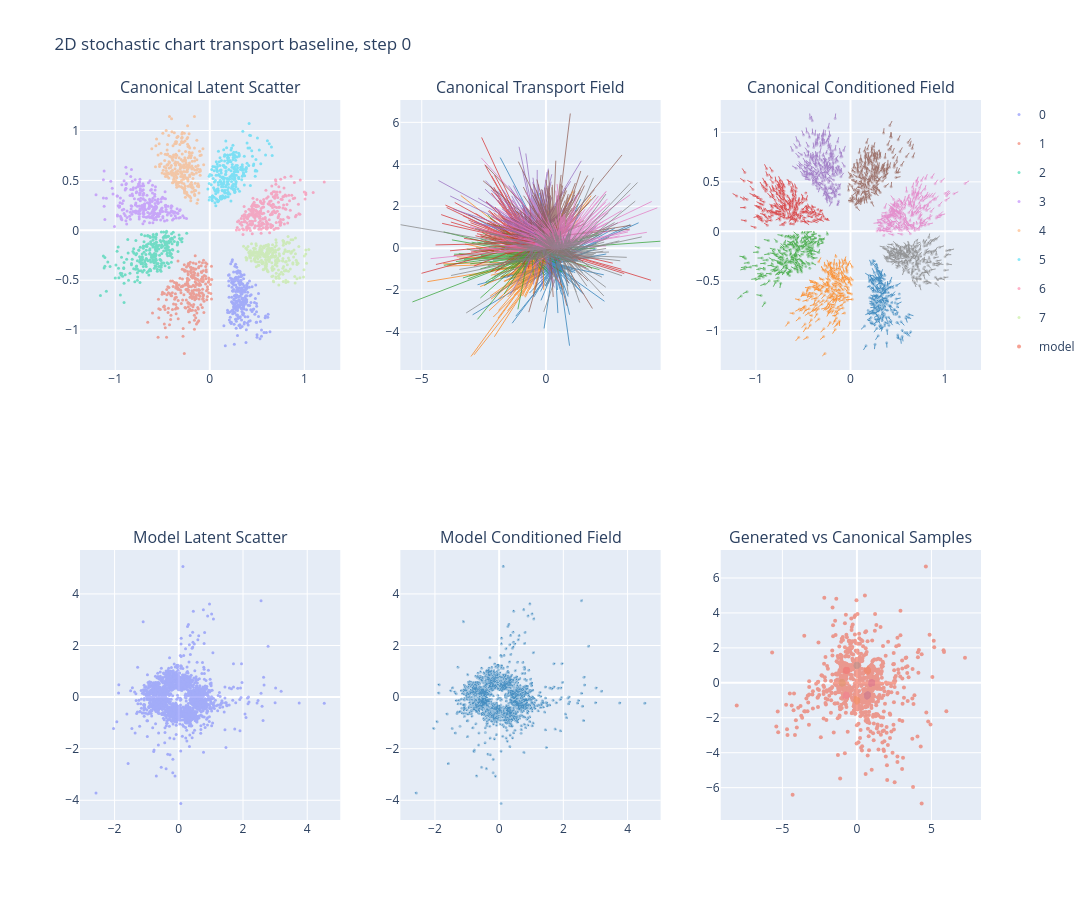

The cell this chart's notebook holds for it:
### Markdown cell above
### Integrated training monitor

### Code cell
PLOT_COLORS = [
    "#1f77b4",
    "#ff7f0e",
    "#2ca02c",
    "#d62728",
    "#9467bd",
    "#8c564b",
    "#e377c2",
    "#7f7f7f",
]


def _cpu_float(tensor: torch.Tensor) -> torch.Tensor:
    return tensor.detach().to(dtype=torch.float32).cpu()


def _make_segment_trace(
    *,
    base: torch.Tensor,
    field: torch.Tensor,
    color: str,
    name: str,
    showlegend: bool,
) -> go.Scatter:
    base = _cpu_float(base)
    field = _cpu_float(field)
    nan_padding = torch.full((base.shape[0], 1, 2), float("nan"))
    points = torch.cat(
        [base[:, None, :], (base + field)[:, None, :], nan_padding],
        dim=1,
    ).reshape(-1, 2)
    return go.Scatter(
        x=points[:, 0].numpy(),
        y=points[:, 1].numpy(),
        mode="lines",
        line=dict(color=color, width=1),
        opacity=0.7,
        name=name,
        legendgroup=name,
        showlegend=showlegend,
        hoverinfo="skip",
    )


def _add_scatter_panel(fig, *, data_dict, row: int, col: int, title: str):
    panel = scatterplot({k: _cpu_float(v) for k, v in data_dict.items()}, title=title)
    for trace in panel.data:
        trace.showlegend = row == 1 and col == 1
        fig.add_trace(trace, row=row, col=col)


def _add_field_panel(fig, *, base_dict, field_dict, row: int, col: int):
    for idx, (key, base) in enumerate(base_dict.items()):
        color = PLOT_COLORS[idx % len(PLOT_COLORS)]
        fig.add_trace(
            go.Scatter(
                x=_cpu_float(base)[:, 0].numpy(),
                y=_cpu_float(base)[:, 1].numpy(),
                mode="markers",
                marker=dict(size=3, color=color),
                opacity=0.35,
                name=key,
                legendgroup=key,
                showlegend=False,
                hoverinfo="skip",
            ),
            row=row,
            col=col,
        )
        fig.add_trace(
            _make_segment_trace(
                base=base,
                field=field_dict[key],
                color=color,
                name=key,
                showlegend=False,
            ),
            row=row,
            col=col,
        )


def monitor(state, *, step: int) -> go.Figure:
    with torch.cuda.device(device), torch.no_grad(), torch.autocast(
        device_type="cuda",
        dtype=torch.bfloat16,
    ):
        canonical_samples = {
            str(mode_id): state.config.data.sample_class(
                mode_id=mode_id,
                batch_size=visualize_batch_size_per_mode,
            )
            for mode_id in range(num_modes)
        }
        canonical_prior = state.prior_config.sample(
            batch_size=generated_sample_batch_size
        ).to(device)
        canonical_fiber = torch.randn_like(canonical_prior)

        model_sample, _ = state.decode(canonical_prior)
        model_latent = state.encode(data=model_sample, fiber=canonical_fiber)
        scatter_data_latent = {
            key: state.encode(data=value, fiber=torch.randn_like(value))
            for key, value in canonical_samples.items()
        }
        scatter_model_latent = {"model": model_latent}

        data_transport_field = {
            key: state.config.transport._estimate_transport_field(
                state,
                data_latent=value,
                model_latent=value,
            ).chunk(2, dim=0)[0]
            for key, value in scatter_data_latent.items()
        }
        model_transport_field = {
            "model": state.config.transport._estimate_transport_field(
                state,
                data_latent=model_latent,
                model_latent=model_latent,
            ).chunk(2, dim=0)[1]
        }
        conditioned_data_transport_field = {
            key: state.config.transport._scale_clip_transport_field(value)
            for key, value in data_transport_field.items()
        }
        conditioned_model_transport_field = {
            "model": state.config.transport._scale_clip_transport_field(
                model_transport_field["model"]
            )
        }

        projected_canonical_samples = {
            key: state.config.data.project(value)
            for key, value in canonical_samples.items()
        }
        projected_model_sample = state.config.data.project(model_sample)

    combo = make_subplots(
        rows=2,
        cols=3,
        subplot_titles=(
            "Canonical Latent Scatter",
            "Canonical Transport Field",
            "Canonical Conditioned Field",
            "Model Latent Scatter",
            "Model Conditioned Field",
            "Generated vs Canonical Samples",
        ),
    )

    _add_scatter_panel(fig=combo, data_dict=scatter_data_latent, row=1, col=1, title="")
    _add_field_panel(fig=combo, base_dict=scatter_data_latent, field_dict=data_transport_field, row=1, col=2)
    _add_field_panel(
        fig=combo,
        base_dict=scatter_data_latent,
        field_dict=conditioned_data_transport_field,
        row=1,
        col=3,
    )
    _add_scatter_panel(fig=combo, data_dict=scatter_model_latent, row=2, col=1, title="")
    _add_field_panel(
        fig=combo,
        base_dict=scatter_model_latent,
        field_dict=conditioned_model_transport_field,
        row=2,
        col=2,
    )

    sample_panel = scatterplot(
        {
            **{key: _cpu_float(value) for key, value in projected_canonical_samples.items()},
            "model": _cpu_float(projected_model_sample),
        }
    )
    for trace in sample_panel.data:
        if trace.name == "model":
            trace.marker.size = 4
            trace.opacity = 0.55
        else:
            trace.marker.size = 3
            trace.opacity = 0.35
        trace.showlegend = trace.name == "model"
        fig_name = trace.name
        trace.legendgroup = fig_name
        combo.add_trace(trace, row=2, col=3)

    combo.update_layout(
        height=900,
        width=1400,
        title=f"2D stochastic chart transport baseline, step {step}",
    )
    return combo


initial_fig = monitor(state, step=0)
display(initial_fig)
save_go(initial_fig, monitor_dir, "00000_pretrain")

### Figure 1 — Plotly figure (JSON) as saved in the notebook; plotly's stock layout.template omitted (floating-point values rounded to 4 significant figures; data arrays with more than 128 entries replaced by an {"elided": "..."} marker saying what was removed)
{"data": [{"marker": {"size": 3}, "mode": "markers", "name": "0", "opacity": 0.5, "showlegend": true, "type": "scatter", "x": {"elided": "256 float values"}, "xaxis": "x", "y": {"elided": "256 float values"}, "yaxis": "y"}, {"marker": {"size": 3}, "mode": "markers", "name": "1", "opacity": 0.5, "showlegend": true, "type": "scatter", "x": {"elided": "256 float values"}, "xaxis": "x", "y": {"elided": "256 float values"}, "yaxis": "y"}, {"marker": {"size": 3}, "mode": "markers", "name": "2", "opacity": 0.5, "showlegend": true, "type": "scatter", "x": {"elided": "256 float values"}, "xaxis": "x", "y": {"elided": "256 float values"}, "yaxis": "y"}, {"marker": {"size": 3}, "mode": "markers", "name": "3", "opacity": 0.5, "showlegend": true, "type": "scatter", "x": {"elided": "256 float values"}, "xaxis": "x", "y": {"elided": "256 float values"}, "yaxis": "y"}, {"marker": {"size": 3}, "mode": "markers", "name": "4", "opacity": 0.5, "showlegend": true, "type": "scatter", "x": {"elided": "256 float values"}, "xaxis": "x", "y": {"elided": "256 float values"}, "yaxis": "y"}, {"marker": {"size": 3}, "mode": "markers", "name": "5", "opacity": 0.5, "showlegend": true, "type": "scatter", "x": {"elided": "256 float values"}, "xaxis": "x", "y": {"elided": "256 float values"}, "yaxis": "y"}, {"marker": {"size": 3}, "mode": "markers", "name": "6", "opacity": 0.5, "showlegend": true, "type": "scatter", "x": {"elided": "256 float values"}, "xaxis": "x", "y": {"elided": "256 float values"}, "yaxis": "y"}, {"marker": {"size": 3}, "mode": "markers", "name": "7", "opacity": 0.5, "showlegend": true, "type": "scatter", "x": {"elided": "256 float values"}, "xaxis": "x", "y": {"elided": "256 float values"}, "yaxis": "y"}, {"hoverinfo": "skip", "legendgroup": "0", "marker": {"color": "#1f77b4", "size": 3}, "mode": "markers", "name": "0", "opacity": 0.35, "showlegend": false, "type": "scatter", "x": {"elided": "256 float values"}, "xaxis": "x2", "y": {"elided": "256 float values"}, "yaxis": "y2"}, {"hoverinfo": "skip", "legendgroup": "0", "line": {"color": "#1f77b4", "width": 1}, "mode": "lines", "name": "0", "opacity": 0.7, "showlegend": false, "type": "scatter", "x": {"elided": "768 float values"}, "xaxis": "x2", "y": {"elided": "768 float values"}, "yaxis": "y2"}, {"hoverinfo": "skip", "legendgroup": "1", "marker": {"color": "#ff7f0e", "size": 3}, "mode": "markers", "name": "1", "opacity": 0.35, "showlegend": false, "type": "scatter", "x": {"elided": "256 float values"}, "xaxis": "x2", "y": {"elided": "256 float values"}, "yaxis": "y2"}, {"hoverinfo": "skip", "legendgroup": "1", "line": {"color": "#ff7f0e", "width": 1}, "mode": "lines", "name": "1", "opacity": 0.7, "showlegend": false, "type": "scatter", "x": {"elided": "768 float values"}, "xaxis": "x2", "y": {"elided": "768 float values"}, "yaxis": "y2"}, {"hoverinfo": "skip", "legendgroup": "2", "marker": {"color": "#2ca02c", "size": 3}, "mode": "markers", "name": "2", "opacity": 0.35, "showlegend": false, "type": "scatter", "x": {"elided": "256 float values"}, "xaxis": "x2", "y": {"elided": "256 float values"}, "yaxis": "y2"}, {"hoverinfo": "skip", "legendgroup": "2", "line": {"color": "#2ca02c", "width": 1}, "mode": "lines", "name": "2", "opacity": 0.7, "showlegend": false, "type": "scatter", "x": {"elided": "768 float values"}, "xaxis": "x2", "y": {"elided": "768 float values"}, "yaxis": "y2"}, {"hoverinfo": "skip", "legendgroup": "3", "marker": {"color": "#d62728", "size": 3}, "mode": "markers", "name": "3", "opacity": 0.35, "showlegend": false, "type": "scatter", "x": {"elided": "256 float values"}, "xaxis": "x2", "y": {"elided": "256 float values"}, "yaxis": "y2"}, {"hoverinfo": "skip", "legendgroup": "3", "line": {"color": "#d62728", "width": 1}, "mode": "lines", "name": "3", "opacity": 0.7, "showlegend": false, "type": "scatter", "x": {"elided": "768 float values"}, "xaxis": "x2", "y": {"elided": "768 float values"}, "yaxis": "y2"}, {"hoverinfo": "skip", "legendgroup": "4", "marker": {"color": "#9467bd", "size": 3}, "mode": "markers", "name": "4", "opacity": 0.35, "showlegend": false, "type": "scatter", "x": {"elided": "256 float values"}, "xaxis": "x2", "y": {"elided": "256 float values"}, "yaxis": "y2"}, {"hoverinfo": "skip", "legendgroup": "4", "line": {"color": "#9467bd", "width": 1}, "mode": "lines", "name": "4", "opacity": 0.7, "showlegend": false, "type": "scatter", "x": {"elided": "768 float values"}, "xaxis": "x2", "y": {"elided": "768 float values"}, "yaxis": "y2"}, {"hoverinfo": "skip", "legendgroup": "5", "marker": {"color": "#8c564b", "size": 3}, "mode": "markers", "name": "5", "opacity": 0.35, "showlegend": false, "type": "scatter", "x": {"elided": "256 float values"}, "xaxis": "x2", "y": {"elided": "256 float values"}, "yaxis": "y2"}, {"hoverinfo": "skip", "legendgroup": "5", "line": {"color": "#8c564b", "width": 1}, "mode": "lines", "name": "5", "opacity": 0.7, "showlegend": false, "type": "scatter", "x": {"elided": "768 float values"}, "xaxis": "x2", "y": {"elided": "768 float values"}, "yaxis": "y2"}, {"hoverinfo": "skip", "legendgroup": "6", "marker": {"color": "#e377c2", "size": 3}, "mode": "markers", "name": "6", "opacity": 0.35, "showlegend": false, "type": "scatter", "x": {"elided": "256 float values"}, "xaxis": "x2", "y": {"elided": "256 float values"}, "yaxis": "y2"}, {"hoverinfo": "skip", "legendgroup": "6", "line": {"color": "#e377c2", "width": 1}, "mode": "lines", "name": "6", "opacity": 0.7, "showlegend": false, "type": "scatter", "x": {"elided": "768 float values"}, "xaxis": "x2", "y": {"elided": "768 float values"}, "yaxis": "y2"}, {"hoverinfo": "skip", "legendgroup": "7", "marker": {"color": "#7f7f7f", "size": 3}, "mode": "markers", "name": "7", "opacity": 0.35, "showlegend": false, "type": "scatter", "x": {"elided": "256 float values"}, "xaxis": "x2", "y": {"elided": "256 float values"}, "yaxis": "y2"}, {"hoverinfo": "skip", "legendgroup": "7", "line": {"color": "#7f7f7f", "width": 1}, "mode": "lines", "name": "7", "opacity": 0.7, "showlegend": false, "type": "scatter", "x": {"elided": "768 float values"}, "xaxis": "x2", "y": {"elided": "768 float values"}, "yaxis": "y2"}, {"hoverinfo": "skip", "legendgroup": "0", "marker": {"color": "#1f77b4", "size": 3}, "mode": "markers", "name": "0", "opacity": 0.35, "showlegend": false, "type": "scatter", "x": {"elided": "256 float values"}, "xaxis": "x3", "y": {"elided": "256 float values"}, "yaxis": "y3"}, {"hoverinfo": "skip", "legendgroup": "0", "line": {"color": "#1f77b4", "width": 1}, "mode": "lines", "name": "0", "opacity": 0.7, "showlegend": false, "type": "scatter", "x": {"elided": "768 float values"}, "xaxis": "x3", "y": {"elided": "768 float values"}, "yaxis": "y3"}, {"hoverinfo": "skip", "legendgroup": "1", "marker": {"color": "#ff7f0e", "size": 3}, "mode": "markers", "name": "1", "opacity": 0.35, "showlegend": false, "type": "scatter", "x": {"elided": "256 float values"}, "xaxis": "x3", "y": {"elided": "256 float values"}, "yaxis": "y3"}, {"hoverinfo": "skip", "legendgroup": "1", "line": {"color": "#ff7f0e", "width": 1}, "mode": "lines", "name": "1", "opacity": 0.7, "showlegend": false, "type": "scatter", "x": {"elided": "768 float values"}, "xaxis": "x3", "y": {"elided": "768 float values"}, "yaxis": "y3"}, {"hoverinfo": "skip", "legendgroup": "2", "marker": {"color": "#2ca02c", "size": 3}, "mode": "markers", "name": "2", "opacity": 0.35, "showlegend": false, "type": "scatter", "x": {"elided": "256 float values"}, "xaxis": "x3", "y": {"elided": "256 float values"}, "yaxis": "y3"}, {"hoverinfo": "skip", "legendgroup": "2", "line": {"color": "#2ca02c", "width": 1}, "mode": "lines", "name": "2", "opacity": 0.7, "showlegend": false, "type": "scatter", "x": {"elided": "768 float values"}, "xaxis": "x3", "y": {"elided": "768 float values"}, "yaxis": "y3"}, {"hoverinfo": "skip", "legendgroup": "3", "marker": {"color": "#d62728", "size": 3}, "mode": "markers", "name": "3", "opacity": 0.35, "showlegend": false, "type": "scatter", "x": {"elided": "256 float values"}, "xaxis": "x3", "y": {"elided": "256 float values"}, "yaxis": "y3"}, {"hoverinfo": "skip", "legendgroup": "3", "line": {"color": "#d62728", "width": 1}, "mode": "lines", "name": "3", "opacity": 0.7, "showlegend": false, "type": "scatter", "x": {"elided": "768 float values"}, "xaxis": "x3", "y": {"elided": "768 float values"}, "yaxis": "y3"}, {"hoverinfo": "skip", "legendgroup": "4", "marker": {"color": "#9467bd", "size": 3}, "mode": "markers", "name": "4", "opacity": 0.35, "showlegend": false, "type": "scatter", "x": {"elided": "256 float values"}, "xaxis": "x3", "y": {"elided": "256 float values"}, "yaxis": "y3"}, {"hoverinfo": "skip", "legendgroup": "4", "line": {"color": "#9467bd", "width": 1}, "mode": "lines", "name": "4", "opacity": 0.7, "showlegend": false, "type": "scatter", "x": {"elided": "768 float values"}, "xaxis": "x3", "y": {"elided": "768 float values"}, "yaxis": "y3"}, {"hoverinfo": "skip", "legendgroup": "5", "marker": {"color": "#8c564b", "size": 3}, "mode": "markers", "name": "5", "opacity": 0.35, "showlegend": false, "type": "scatter", "x": {"elided": "256 float values"}, "xaxis": "x3", "y": {"elided": "256 float values"}, "yaxis": "y3"}, {"hoverinfo": "skip", "legendgroup": "5", "line": {"color": "#8c564b", "width": 1}, "mode": "lines", "name": "5", "opacity": 0.7, "showlegend": false, "type": "scatter", "x": {"elided": "768 float values"}, "xaxis": "x3", "y": {"elided": "768 float values"}, "yaxis": "y3"}, {"hoverinfo": "skip", "legendgroup": "6", "marker": {"color": "#e377c2", "size": 3}, "mode": "markers", "name": "6", "opacity": 0.35, "showlegend": false, "type": "scatter", "x": {"elided": "256 float values"}, "xaxis": "x3", "y": {"elided": "256 float values"}, "yaxis": "y3"}, {"hoverinfo": "skip", "legendgroup": "6", "line": {"color": "#e377c2", "width": 1}, "mode": "lines", "name": "6", "opacity": 0.7, "showlegend": false, "type": "scatter", "x": {"elided": "768 float values"}, "xaxis": "x3", "y": {"elided": "768 float values"}, "yaxis": "y3"}, {"hoverinfo": "skip", "legendgroup": "7", "marker": {"color": "#7f7f7f", "size": 3}, "mode": "markers", "name": "7", "opacity": 0.35, "showlegend": false, "type": "scatter", "x": {"elided": "256 float values"}, "xaxis": "x3", "y": {"elided": "256 float values"}, "yaxis": "y3"}, {"hoverinfo": "skip", "legendgroup": "7", "line": {"color": "#7f7f7f", "width": 1}, "mode": "lines", "name": "7", "opacity": 0.7, "showlegend": false, "type": "scatter", "x": {"elided": "768 float values"}, "xaxis": "x3", "y": {"elided": "768 float values"}, "yaxis": "y3"}, {"marker": {"size": 3}, "mode": "markers", "name": "model", "opacity": 0.5, "showlegend": false, "type": "scatter", "x": {"elided": "2048 float values"}, "xaxis": "x4", "y": {"elided": "2048 float values"}, "yaxis": "y4"}, {"hoverinfo": "skip", "legendgroup": "model", "marker": {"color": "#1f77b4", "size": 3}, "mode": "markers", "name": "model", "opacity": 0.35, "showlegend": false, "type": "scatter", "x": {"elided": "2048 float values"}, "xaxis": "x5", "y": {"elided": "2048 float values"}, "yaxis": "y5"}, {"hoverinfo": "skip", "legendgroup": "model", "line": {"color": "#1f77b4", "width": 1}, "mode": "lines", "name": "model", "opacity": 0.7, "showlegend": false, "type": "scatter", "x": {"elided": "6144 float values"}, "xaxis": "x5", "y": {"elided": "6144 float values"}, "yaxis": "y5"}, {"legendgroup": "0", "marker": {"size": 3}, "mode": "markers", "name": "0", "opacity": 0.35, "showlegend": false, "type": "scatter", "x": {"elided": "256 float values"}, "xaxis": "x6", "y": {"elided": "256 float values"}, "yaxis": "y6"}, {"legendgroup": "1", "marker": {"size": 3}, "mode": "markers", "name": "1", "opacity": 0.35, "showlegend": false, "type": "scatter", "x": {"elided": "256 float values"}, "xaxis": "x6", "y": {"elided": "256 float values"}, "yaxis": "y6"}, {"legendgroup": "2", "marker": {"size": 3}, "mode": "markers", "name": "2", "opacity": 0.35, "showlegend": false, "type": "scatter", "x": {"elided": "256 float values"}, "xaxis": "x6", "y": {"elided": "256 float values"}, "yaxis": "y6"}, {"legendgroup": "3", "marker": {"size": 3}, "mode": "markers", "name": "3", "opacity": 0.35, "showlegend": false, "type": "scatter", "x": {"elided": "256 float values"}, "xaxis": "x6", "y": {"elided": "256 float values"}, "yaxis": "y6"}, {"legendgroup": "4", "marker": {"size": 3}, "mode": "markers", "name": "4", "opacity": 0.35, "showlegend": false, "type": "scatter", "x": {"elided": "256 float values"}, "xaxis": "x6", "y": {"elided": "256 float values"}, "yaxis": "y6"}, {"legendgroup": "5", "marker": {"size": 3}, "mode": "markers", "name": "5", "opacity": 0.35, "showlegend": false, "type": "scatter", "x": {"elided": "256 float values"}, "xaxis": "x6", "y": {"elided": "256 float values"}, "yaxis": "y6"}, {"legendgroup": "6", "marker": {"size": 3}, "mode": "markers", "name": "6", "opacity": 0.35, "showlegend": false, "type": "scatter", "x": {"elided": "256 float values"}, "xaxis": "x6", "y": {"elided": "256 float values"}, "yaxis": "y6"}, {"legendgroup": "7", "marker": {"size": 3}, "mode": "markers", "name": "7", "opacity": 0.35, "showlegend": false, "type": "scatter", "x": {"elided": "256 float values"}, "xaxis": "x6", "y": {"elided": "256 float values"}, "yaxis": "y6"}, {"legendgroup": "model", "marker": {"size": 4}, "mode": "markers", "name": "model", "opacity": 0.55, "showlegend": true, "type": "scatter", "x": {"elided": "2048 float values"}, "xaxis": "x6", "y": {"elided": "2048 float values"}, "yaxis": "y6"}], "layout": {"annotations": [{"font": {"size": 16}, "showarrow": false, "text": "Canonical Latent Scatter", "x": 0.1444, "xanchor": "center", "xref": "paper", "y": 1, "yanchor": "bottom", "yref": "paper"}, {"font": {"size": 16}, "showarrow": false, "text": "Canonical Transport Field", "x": 0.5, "xanchor": "center", "xref": "paper", "y": 1, "yanchor": "bottom", "yref": "paper"}, {"font": {"size": 16}, "showarrow": false, "text": "Canonical Conditioned Field", "x": 0.8556, "xanchor": "center", "xref": "paper", "y": 1, "yanchor": "bottom", "yref": "paper"}, {"font": {"size": 16}, "showarrow": false, "text": "Model Latent Scatter", "x": 0.1444, "xanchor": "center", "xref": "paper", "y": 0.375, "yanchor": "bottom", "yref": "paper"}, {"font": {"size": 16}, "showarrow": false, "text": "Model Conditioned Field", "x": 0.5, "xanchor": "center", "xref": "paper", "y": 0.375, "yanchor": "bottom", "yref": "paper"}, {"font": {"size": 16}, "showarrow": false, "text": "Generated vs Canonical Samples", "x": 0.8556, "xanchor": "center", "xref": "paper", "y": 0.375, "yanchor": "bottom", "yref": "paper"}], "height": 900, "title": {"text": "2D stochastic chart transport baseline, step 0"}, "width": 1400, "xaxis": {"anchor": "y", "domain": [0, 0.2889]}, "xaxis2": {"anchor": "y2", "domain": [0.3556, 0.6444]}, "xaxis3": {"anchor": "y3", "domain": [0.7111, 1]}, "xaxis4": {"anchor": "y4", "domain": [0, 0.2889]}, "xaxis5": {"anchor": "y5", "domain": [0.3556, 0.6444]}, "xaxis6": {"anchor": "y6", "domain": [0.7111, 1]}, "yaxis": {"anchor": "x", "domain": [0.625, 1]}, "yaxis2": {"anchor": "x2", "domain": [0.625, 1]}, "yaxis3": {"anchor": "x3", "domain": [0.625, 1]}, "yaxis4": {"anchor": "x4", "domain": [0, 0.375]}, "yaxis5": {"anchor": "x5", "domain": [0, 0.375]}, "yaxis6": {"anchor": "x6", "domain": [0, 0.375]}}}
